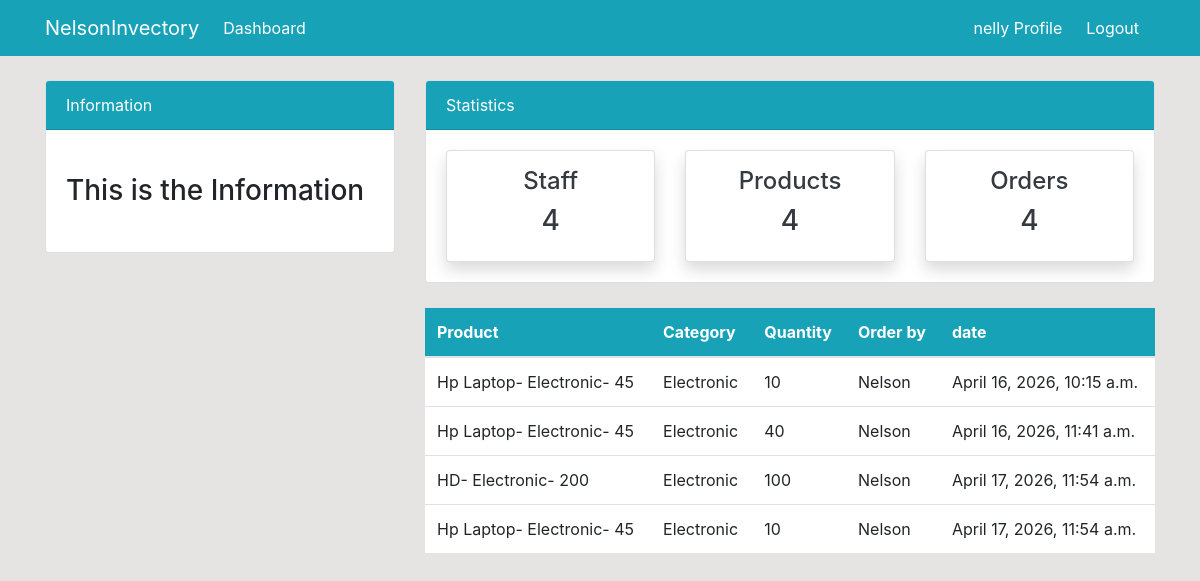
Screenshot of /orders/ (signed in) with the database file from the repository.
### dashboard/models.py (models this page shows, shortened)
class oder(models.Model):
    product = models.ForeignKey(product, on_delete=models.CASCADE, null=True)
    staff = models.ForeignKey(User, models.CASCADE, null=True)
    order_quantity = models.PositiveBigIntegerField(null=True)
    order_date = models.DateTimeField(auto_now_add=True)
    class Meta:
        verbose_name_plural= 'Order'

class product(models.Model):
    name = models.CharField(max_length=100, null=True)
    category = models.CharField(max_length=20, choices=CATEGORY, null=True)
    quantity = models.PositiveBigIntegerField(null=True)
    class Meta:
        verbose_name_plural='Product'
    def __str__(self):
     return f'{self.name}- {self.category}- {self.quantity}'

### dashboard/views.py (the view)
# urls.py: path('orders/', views.orders_view, name='dashboard-orders'),
@login_required
def orders_view(request):
    oders = oder.objects.all()
    context ={
        'oders':oders,
    }
    return render(request, 'dashboard/order.html',context)

### dashboard/templates/dashboard/order.html (shortened to what this page needs)
{% extends 'partials/base.html' %}
{% block content %}
{% include "partials/topnav.html" %}
    <div class="container">
        <div class="row my-4">
            <div class="col-md-4">
            </div>
            <div class="col-md-8">
                <table class="table bg-white">
                    <thead class="bg-info">
                        <tr class="text-white">
                            <th scope="col">Product</th>
                            <th scope="col">Category</th>
                            <th scope="col">Quantity</th>
                            <th scope="col">Order by</th>
                             <th scope="col">date</th>
                        </tr>
                    </thead>
                    <tbody>
                        {% for oders in oders %}
                        <tr>
                            <td>{{oders.product}}</td>
                            <td>{{oders.product.category}}</td>
                            <td>{{oders.order_quantity}}</td>
                            <td>
                              {{ oders.staff.username}}
                            </td>
                            <td>
                                {{oders.order_date}}
                            </td>
                        </tr>
                        {% endfor %}
                    </tbody>
                </table>
            </div>
        </div>
    </div>
    {% endblock content %}

### templates/partials/nav.html (shortened to what this page needs)
     <nav class="navbar navbar-expand-lg navbar-info bg-info">
        {% if user.is_authenticated %}
        <div class="container">
            <a class="navbar-brand text-white" href="{% url 'dashboard-index' %}">NelsonInvectory</a>
            <div class="collapse navbar-collapse" id="navbarSupportedContent">
                <ul class="navbar-nav mr-auto">
                    <li class="nav-item active">
                        <a class="nav-link text-white" href="{% url 'dashboard-index' %}">Dashboard </a>
                    </li>
                </ul>
                <ul class="navbar-nav ml-auto">
                    <li class="nav-item active">
                        <a class="nav-link text-white" href=" {% url "user-profile" %}">{{user.username}} Profile</a>
                    </li>
                    <li class="nav-item">
                        <form method="POST" action="{% url 'logout' %}" class="form-inline">
                            <button type="submit" class="nav-link btn btn-link text-white text-decoration-none border-0" style="background: none; padding: 0.5rem 1rem;">
                                Logout
                            </button>
                        </form>
                    </li>
                </ul>
                {% endif %}
            </div>
        </div>
    </nav>

### static/style.css (style rules this page uses)
body { background: rgb(230, 227, 227); }

### rows the page displays
oder: product "Hp Laptop- Electronic- 45", product.category "Electronic", order_quantity "10", staff.username "Nelson", order_date "April 16, 2026, 10:15 a.m."
oder: product "Hp Laptop- Electronic- 45", product.category "Electronic", order_quantity "40", staff.username "Nelson", order_date "April 16, 2026, 11:41 a.m."
oder: product "HD- Electronic- 200", product.category "Electronic", order_quantity "100", staff.username "Nelson", order_date "April 17, 2026, 11:54 a.m."
oder: product "Hp Laptop- Electronic- 45", product.category "Electronic", order_quantity "10", staff.username "Nelson", order_date "April 17, 2026, 11:54 a.m."

### other values shown
{{ user.username }} "nelly"
